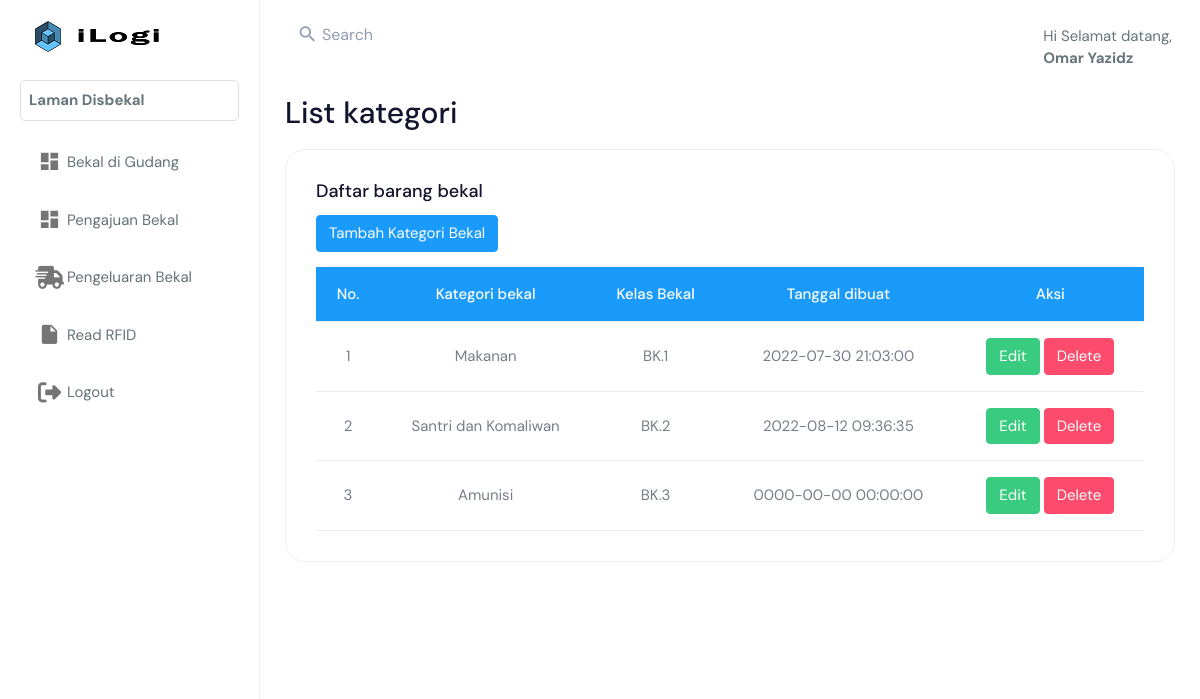
Page /index.php?page=disbekal/kategori_bekal/databekal.php (signed in) on the committed database.
### tables this page shows
CREATE TABLE `kategori_bekal` (
  `id_kelas` int(11) NOT NULL,
  `nama_kategori_bekal` varchar(255) NOT NULL,
  `kelas_bekal` varchar(255) NOT NULL,
  `created_at` datetime NOT NULL DEFAULT current_timestamp(),
  `updated_at` datetime NOT NULL DEFAULT current_timestamp()
);

### disbekal/kategori_bekal/databekal.php (the view, shortened to what this page needs)
<body>
    <div class="page-wrapper">
        <div class="container-fluid">
            <div class="row">
                <div class="col-12">
                    <h1 text-align="center" style="margin:2% 0% 2% 0%;">List kategori</h1>
                    <div class="card">
                        <div class="card-body">
                            <div class="table-responsive">
                                <h4>Daftar barang bekal</h4>
                                <a href="<?php echo BASE_URL."index.php?page=disbekal/kategori_bekal/tambah_kategori_bekal.php" ?>" class="btn btn-info" style="margin:5px 0px 15px 0px;color:white;">Tambah Kategori Bekal</a>
                                <table class="table mb-0 table-hover align-middle text-nowrap">
                                    <thead style="background-color:#1a9bfc;">
                                        <tr>
                                            <th style="color:white; text-align:center;">No.</th>
                                            <th style="color:white; text-align:center;">Kategori bekal</th>
                                            <th style="color:white; text-align:center;">Kelas Bekal</th>
                                            <th style="color:white; text-align:center;">Tanggal dibuat</th>
                                            <th style="color:white; text-align:center;">Aksi</th>
                                        </tr>
                                    </thead>
                                    <tbody>
                                        <?php
                                            include 'database.php';
                                            $no = 1;
                                            $sql = mysqli_query($koneksi,"SELECT * FROM kategori_bekal ORDER BY kelas_bekal ASC");
                                            if (mysqli_num_rows($sql) > 0 ) {
                                            while ($row = mysqli_fetch_array($sql)){
                                        ?>
                                            <tr>
                                            <td style="text-align:center"><?php echo $no++ ?></td>
                                            <td style="text-align:center"><?php echo $row['nama_kategori_bekal']?></td>
                                            <td style="text-align:center"><?php echo $row['kelas_bekal']?></td>
                                            <td style="text-align:center"><?php echo $row['created_at']?></td>
                                            <td style="text-align:center"><a class="btn btn-success" href="index.php?page=updatebekal.php&id=<?php echo $row['id_kategori'] ?>">Edit</a>
                                            <a class="btn btn-danger" onclick="return confirm('Ingin Hapus?')" href="proseshapus.php?id_bekal=<?php echo $row['id_kategori'] ?>">Delete</a>
                                            </td>
                                            </tr>
                                        <?php }
                                        }else { ?>
                                            <tr>
                                                <td colspan="9">Tidak ada data</td>
                                            </tr>
                                        <?php } ?>
                                    </tbody>
                                </table>
                            </div>
                        </div>
                    </div>
                </div>
            </div>
        </div>
    </div>
</body>
</html>

### rows in the picture
kategori_bekal: nama_kategori_bekal "Makanan", kelas_bekal "BK.1", created_at "2022-07-30 21:03:00"
kategori_bekal: nama_kategori_bekal "Santri dan Komaliwan", kelas_bekal "BK.2", created_at "2022-08-12 09:36:35"
kategori_bekal: nama_kategori_bekal "Amunisi", kelas_bekal "BK.3", created_at "0000-00-00 00:00:00"

### other values in the picture
$nama_admin "Omar Yazidz"
$role "Disbekal"
